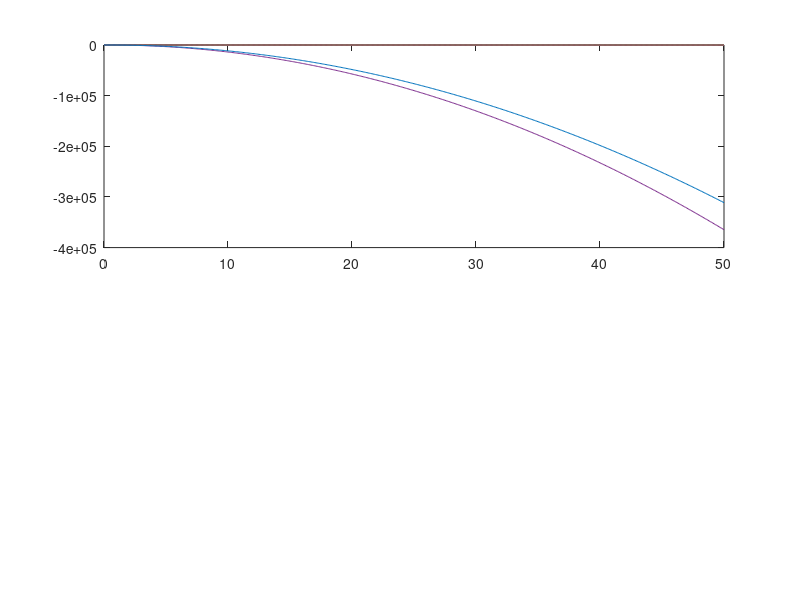

MATLAB code for this plot:
Kq = -24
Tt2 = 1.4
wsp = sqrt(13)
zsp = 2/wsp
VTAS = 160
Kr = -0.089
s = tf('s')
dt = 0.10
t = 0:dt:50;
% transfer function Hq, basis
Hq = Kq * (Tt2*s + 1) /(s^2 + 2* zsp*wsp*s + wsp^2)

% list of tf's in a vector
Hall = [Hq;
        Hq/s;
        Hq/(s*(1+Tt2*s));
        VTAS*Hq/(s^2*(1+ Tt2*s))]

% make a system
% note that you need minreal with Matlab, otherwise the system has a
% whopping 14 states, 10 too many!
sys1 = minreal(ss(Hall))
Hr = [Kr    0   0   0]
sys2 = minreal(ss(Hr))

sysclos = feedback(sys1,sys2)

damp(sysclos)
clf
figure(1)
subplot(2,1,1)
y = step(sys1,t);

y2 = step(sysclos,t);
plot(t,[y,y2])

y(end,1)
y2(end,1)

mat2str(sysclos.A)
mat2str(sysclos.B)
mat2str(sysclos.C)
mat2str(sysclos.D)